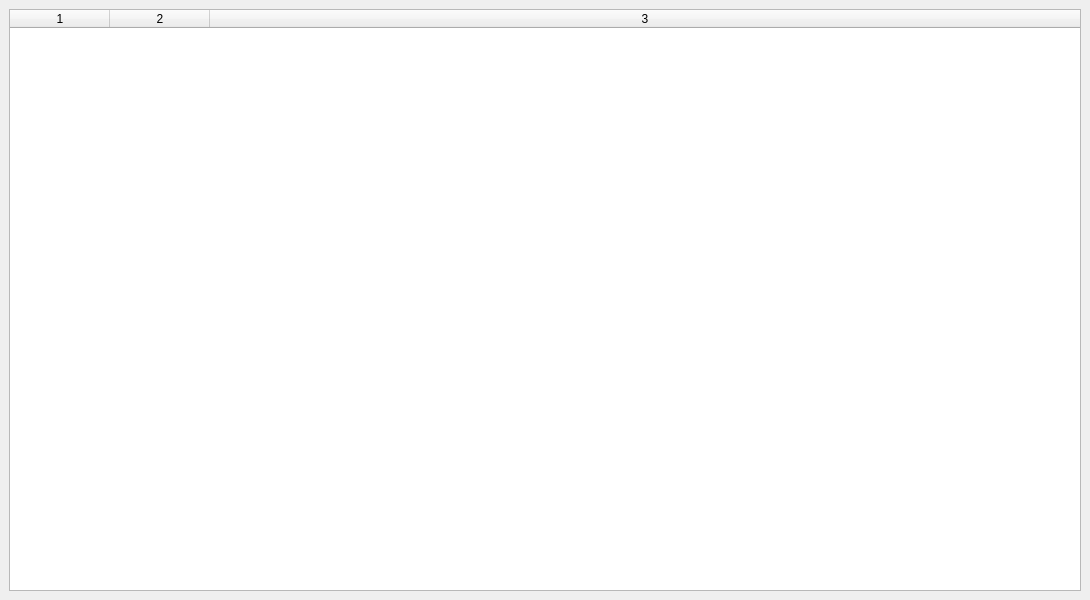
<?xml version="1.0" encoding="UTF-8"?>
<ui version="4.0">
 <class>MainWindow</class>
 <widget class="QMainWindow" name="MainWindow">
  <property name="geometry">
   <rect>
    <x>0</x>
    <y>0</y>
    <width>1090</width>
    <height>600</height>
   </rect>
  </property>
  <property name="minimumSize">
   <size>
    <width>1090</width>
    <height>600</height>
   </size>
  </property>
  <property name="maximumSize">
   <size>
    <width>1090</width>
    <height>600</height>
   </size>
  </property>
  <property name="windowTitle">
   <string notr="true">Комнаты</string>
  </property>
  <widget class="QWidget" name="centralwidget">
   <layout class="QGridLayout" name="gridLayout">
    <item row="0" column="0">
     <widget class="QTableWidget" name="rooms_table">
      <property name="editTriggers">
       <set>QAbstractItemView::NoEditTriggers</set>
      </property>
      <property name="selectionBehavior">
       <enum>QAbstractItemView::SelectRows</enum>
      </property>
      <property name="columnCount">
       <number>3</number>
      </property>
      <attribute name="horizontalHeaderCascadingSectionResizes">
       <bool>false</bool>
      </attribute>
      <attribute name="horizontalHeaderMinimumSectionSize">
       <number>57</number>
      </attribute>
      <attribute name="horizontalHeaderShowSortIndicator" stdset="0">
       <bool>false</bool>
      </attribute>
      <attribute name="horizontalHeaderStretchLastSection">
       <bool>true</bool>
      </attribute>
      <column/>
      <column/>
      <column/>
     </widget>
    </item>
   </layout>
  </widget>
 </widget>
 <resources/>
 <connections/>
</ui>
